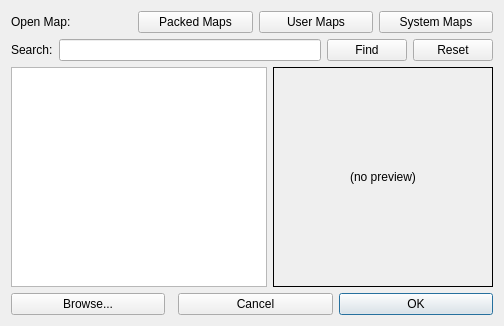
<?xml version="1.0" encoding="UTF-8"?>
<ui version="4.0">
 <class>WBQtOpenMapDialog</class>
 <widget class="QDialog" name="WBQtOpenMapDialog">
  <property name="windowTitle">
   <string>Open Map</string>
  </property>
  <layout class="QVBoxLayout" name="rootLayout" stretch="0,0,1,0">
   <item>
    <layout class="QHBoxLayout" name="topRow">
     <item>
      <widget class="QLabel" name="openMapLabel">
       <property name="text">
        <string>Open Map:</string>
       </property>
      </widget>
     </item>
     <item>
      <spacer name="topSpacer">
       <property name="orientation">
        <enum>Qt::Horizontal</enum>
       </property>
      </spacer>
     </item>
     <item>
      <widget class="QPushButton" name="packedButton">
       <property name="text">
        <string>Packed Maps</string>
       </property>
       <property name="autoDefault">
        <bool>false</bool>
       </property>
       <property name="checkable">
        <bool>true</bool>
       </property>
      </widget>
     </item>
     <item>
      <widget class="QPushButton" name="userButton">
       <property name="text">
        <string>User Maps</string>
       </property>
       <property name="autoDefault">
        <bool>false</bool>
       </property>
       <property name="checkable">
        <bool>true</bool>
       </property>
      </widget>
     </item>
     <item>
      <widget class="QPushButton" name="systemButton">
       <property name="text">
        <string>System Maps</string>
       </property>
       <property name="autoDefault">
        <bool>false</bool>
       </property>
       <property name="checkable">
        <bool>true</bool>
       </property>
      </widget>
     </item>
    </layout>
   </item>
   <item>
    <layout class="QHBoxLayout" name="searchRow" stretch="0,1,0,0">
     <item>
      <widget class="QLabel" name="searchLabel">
       <property name="text">
        <string>Search:</string>
       </property>
      </widget>
     </item>
     <item>
      <widget class="QLineEdit" name="searchEdit"/>
     </item>
     <item>
      <widget class="QPushButton" name="findBtn">
       <property name="text">
        <string>Find</string>
       </property>
       <property name="autoDefault">
        <bool>false</bool>
       </property>
      </widget>
     </item>
     <item>
      <widget class="QPushButton" name="resetBtn">
       <property name="text">
        <string>Reset</string>
       </property>
       <property name="autoDefault">
        <bool>false</bool>
       </property>
      </widget>
     </item>
    </layout>
   </item>
   <item>
    <layout class="QHBoxLayout" name="listRow" stretch="1,0">
     <item>
      <widget class="QListWidget" name="list"/>
     </item>
     <item alignment="Qt::AlignTop">
      <widget class="QLabel" name="preview">
       <property name="minimumSize">
        <size>
         <width>220</width>
         <height>220</height>
        </size>
       </property>
       <property name="maximumSize">
        <size>
         <width>220</width>
         <height>220</height>
        </size>
       </property>
       <property name="frameShape">
        <enum>QFrame::Box</enum>
       </property>
       <property name="text">
        <string>(no preview)</string>
       </property>
       <property name="alignment">
        <set>Qt::AlignCenter</set>
       </property>
      </widget>
     </item>
    </layout>
   </item>
   <item>
    <layout class="QHBoxLayout" name="buttonRow">
     <item>
      <widget class="QPushButton" name="browseBtn">
       <property name="text">
        <string>Browse...</string>
       </property>
       <property name="autoDefault">
        <bool>false</bool>
       </property>
      </widget>
     </item>
     <item>
      <spacer name="buttonSpacer">
       <property name="orientation">
        <enum>Qt::Horizontal</enum>
       </property>
      </spacer>
     </item>
     <item>
      <widget class="QPushButton" name="cancelBtn">
       <property name="text">
        <string>Cancel</string>
       </property>
       <property name="autoDefault">
        <bool>false</bool>
       </property>
      </widget>
     </item>
     <item>
      <widget class="QPushButton" name="okButton">
       <property name="text">
        <string>OK</string>
       </property>
       <property name="default">
        <bool>true</bool>
       </property>
      </widget>
     </item>
    </layout>
   </item>
  </layout>
 </widget>
 <resources/>
 <connections/>
</ui>
